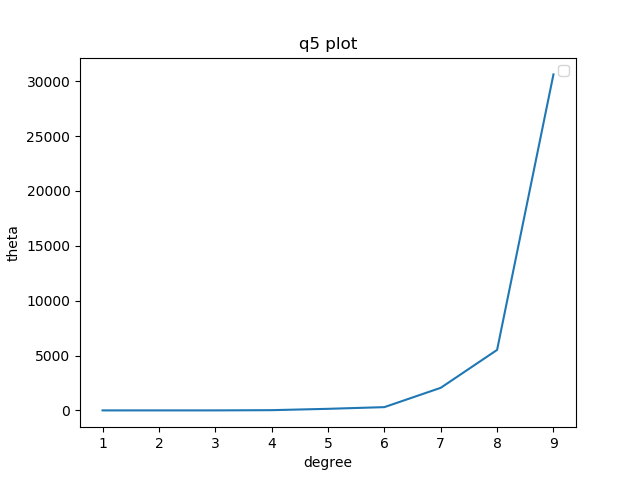

Write Python code to recreate this figure.
import numpy as np
import matplotlib.pyplot as plt
from preprocessing.polynomial_features import PolynomialFeatures
import pandas as pd
from linearRegression.linearRegression import LinearRegression


x = np.array([i*np.pi/180 for i in range(60,300,4)])
x = x / x.max(axis=0)
np.random.seed(10)  #Setting seed for reproducibility
y = 4*x + 7 + np.random.normal(0,3,len(x))

thetas = []
degrees = []

for degree in range(1,10):
    degrees.append(degree)
    poly = PolynomialFeatures(degree)
    X_temp = poly.transform(x)
    X_temp = pd.DataFrame(X_temp)
    y = pd.Series(y)
    print(X_temp)
    LR = LinearRegression(fit_intercept=False)
    # thetas_temp = LR.fit_vectorised(X_temp, y,30, n_iter=50, lr=0.001, lr_type='constant')
    thetas_temp = LR.fit_normal(X_temp, y)

    # print(thetas_temp)
    thetas.append(np.linalg.norm(thetas_temp))

    
print(thetas)
print(degrees)
plt.title("q5 plot")
plt.xlabel('degree')
plt.ylabel('theta')
plt.plot(degrees,thetas)
plt.legend(loc = 'best')
plt.show()
